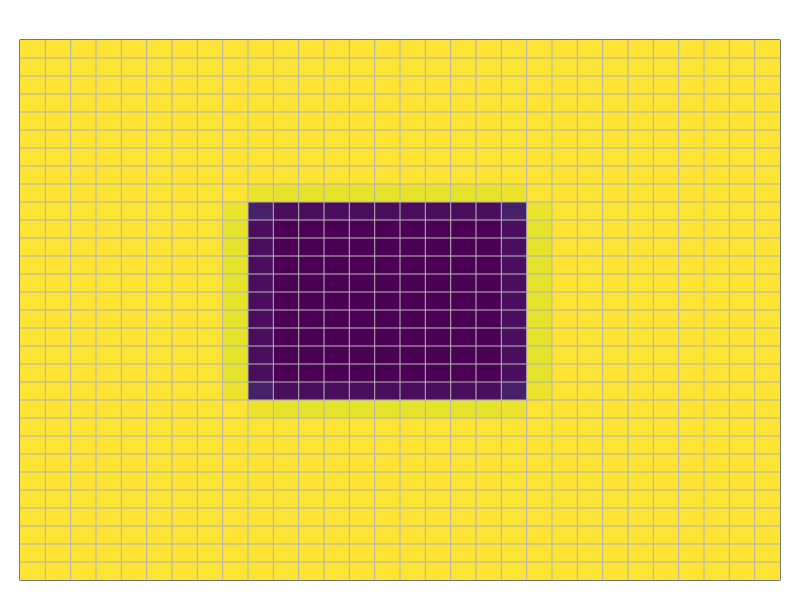
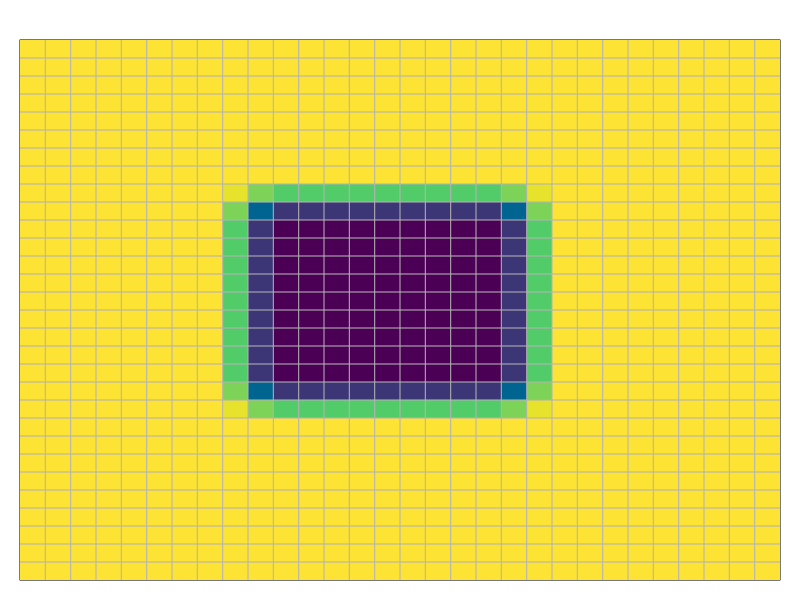
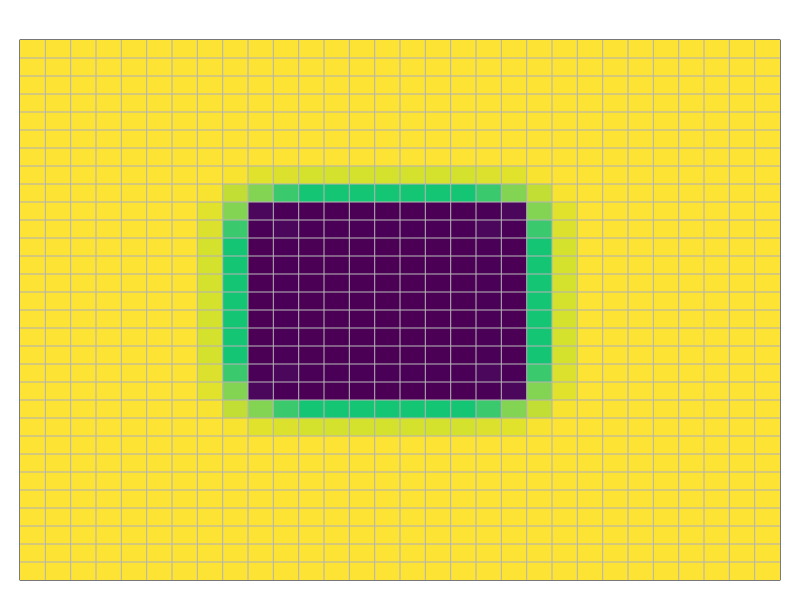
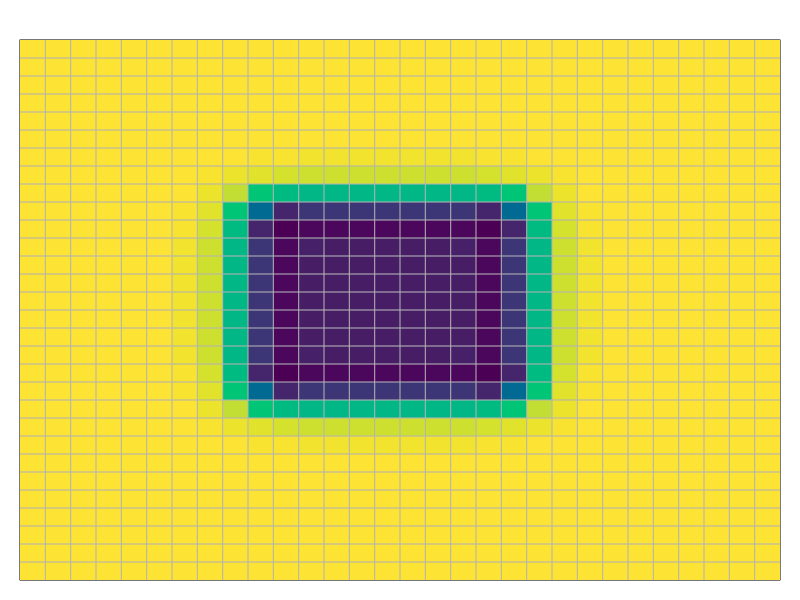
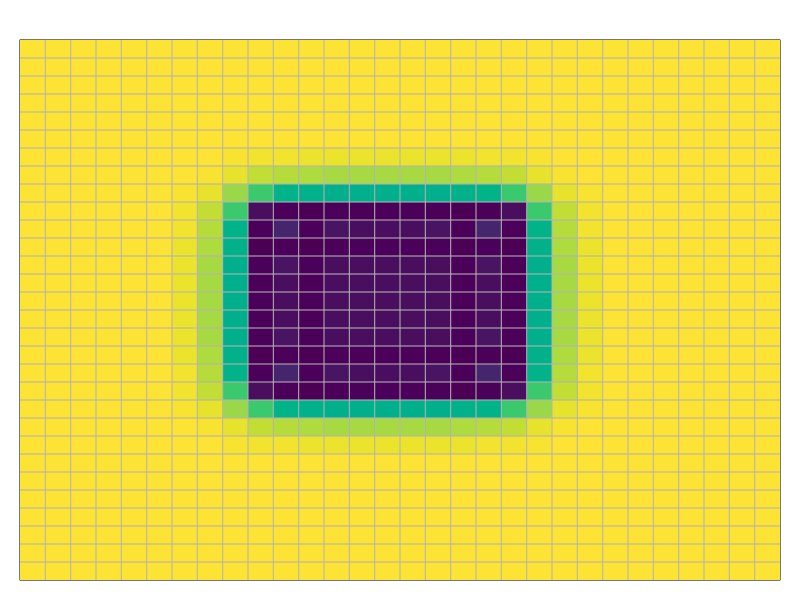
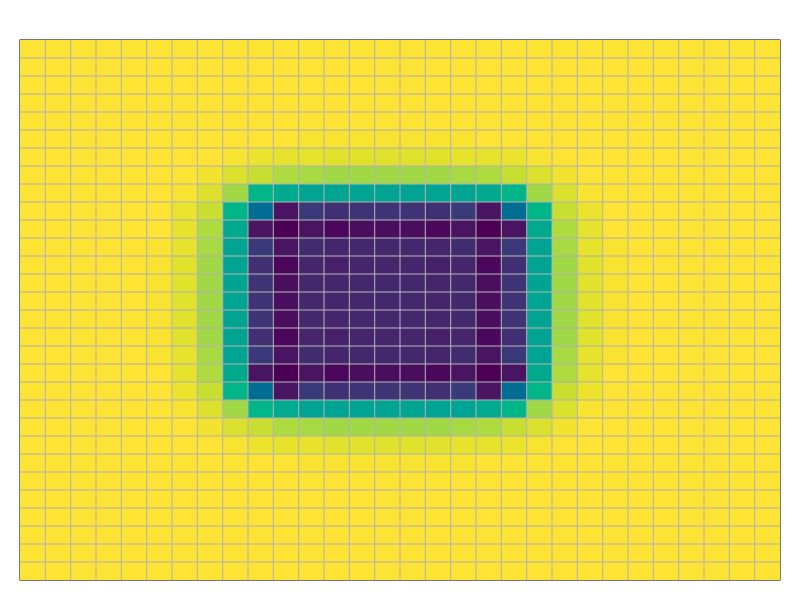
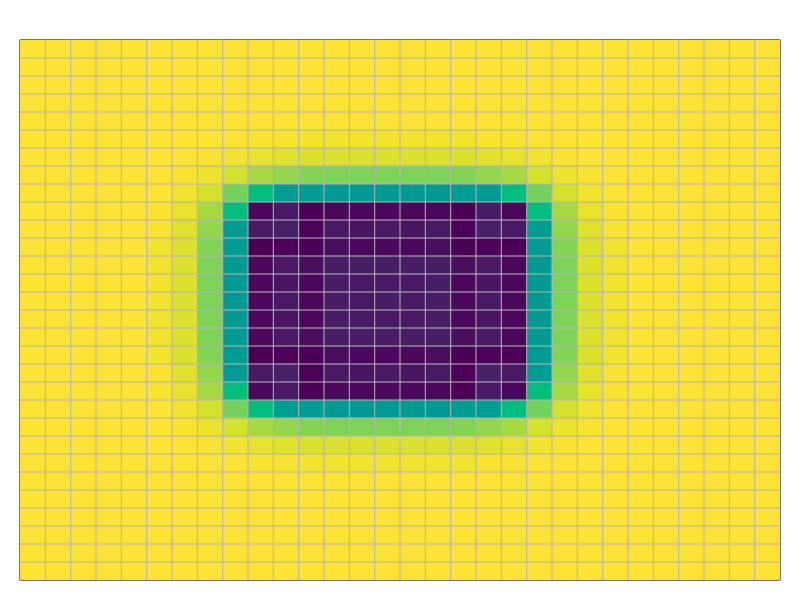
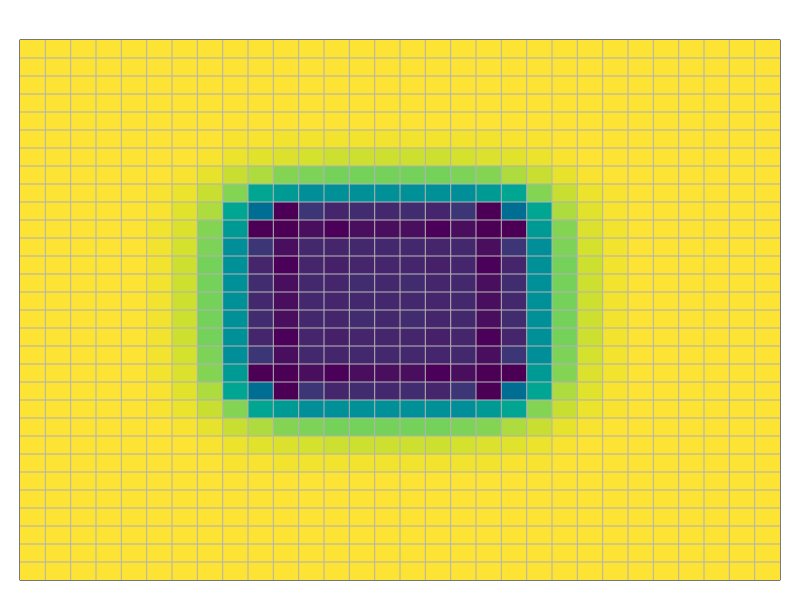

Source code (R) for these figures, in order: (Note: this script raises an error after producing the figures.)
## ---- chunk 1
knitr::opts_chunk$set(echo = TRUE)


library(magick)
library(magrittr)
library(ggplot2)
library(dplyr)
## ---- chunk 2
## Display the grid
save <- function(mat, path, iter){
  png(paste0(path,sprintf("%05d",iter), ".png", collapse = ""))
  par(mar = c(1,1,2,1), pty = "m") 
  image(t(apply(mat,2,rev)), col=hcl.colors(100), yaxt="n", xaxt="n")
  grid(nx = ncol(mat), ny = nrow(mat),col="grey70", lty=1)
  dev.off()
}
## ---- chunk 3
## Display the grid
display <- function(mat, name= " "){
  par(pty = "s") 
  image(t(apply(mat,2,rev)), col=hcl.colors(100), yaxt="n", xaxt="n")
  grid(nx = ncol(mat), ny = nrow(mat),col="grey70", lty=1)
  title(main = paste0(name, collapse = ""))

}
## ---- chunk 4
init <- function(size = 3){
a <- array(1,size**2)
b <- integer(size**2)
m <- array(c(a,b), dim = c(size,size,2))
dimnames(m)[[3]] = c("A", "B")
m[(size/2 - 5):(size/2 + 5), (size/2 - 5):(size/2 + 5), 2] = 1
# m[(size/3 - 2):(size/3 + 2), (size/3 - 2):(size/3 + 2), 2] = 1
# m[(size/4 - 2):(size/4 + 2), (size/4 - 2):(size/4 + 2), 2] = 1
return(m)
}
## ---- chunk 5
lapA <- function(m,i,j, cw = -1, an = 0.2, dn = 0.05){
  m = m[,,1]
  N = i - 1
  S = i + 1
  W = j - 1
  E = j + 1
  ## For edges
  if (N == 0) {N = 1}
  if (S == dim(m)[1] + 1) {S = dim(m)[1]}
  if (W == 0) {W = 1} 
  if (E == dim(m)[2] + 1) {E = dim(m)[2]}
  sum = m[i,j]*cw + an*(m[N,j]+m[S,j]+m[i,W]+m[i,E]) + dn*(m[N,W]+m[N,E]+m[S,W]+m[S,E])
  return(sum)
}

lapB <- function(m,i,j, cw = -1, an = 0.2, dn = 0.05){
  m = m[,,2]
  N = i - 1
  S = i + 1
  W = j - 1
  E = j + 1
  ## For edges
  if (N == 0) {N = 1}
  if (S == dim(m)[1] + 1) {S = dim(m)[1]}
  if (W == 0) {W = 1} 
  if (E == dim(m)[2] + 1) {E = dim(m)[2]}
  sum = m[i,j]*cw + an*(m[N,j]+m[S,j]+m[i,W]+m[i,E]) + dn*(m[N,W]+m[N,E]+m[S,W]+m[S,E])
  return(sum)
}
## ---- chunk 6
## GSM model

GSM <- function(m,iter, path, dA = 1.1, dB = 0.3, r = 0.95, f = .055, k = 0.062){
  for (a in 1:iter){
  tmp_m = array(0, dim = c(dim(m)[1], dim(m)[2], dim(m)[3]))
    for (i in 1:dim(m)[1]){
      for (j in 1:dim(m)[2]){
        A = m[i,j,1]
        B = m[i,j,2]
        A = A + (dA*lapA(m,i,j) - r*A*B*B + f*(1-A))
        B = B + (dB*lapB(m,i,j) + r*A*B*B - (k+f)*B)
        tmp_m[i,j,1] = A
        tmp_m[i,j,2] = B
      }
    }
  m = tmp_m
  save(m[,,1]-m[,,2],path,a)
  print(a)
  }
  # display(m[,,1]-m[,,2])
}

## ---- chunk 7
m <- init(30)
GSM(m,1000,"/Volumes/MyBook_3/git/random-spontaneous-projects/Turing_Pattern_files/default/")
## ---- chunk 8
a = array(1,10)
b = seq(0,1, length.out = 10)
z = a-b
print(z)
